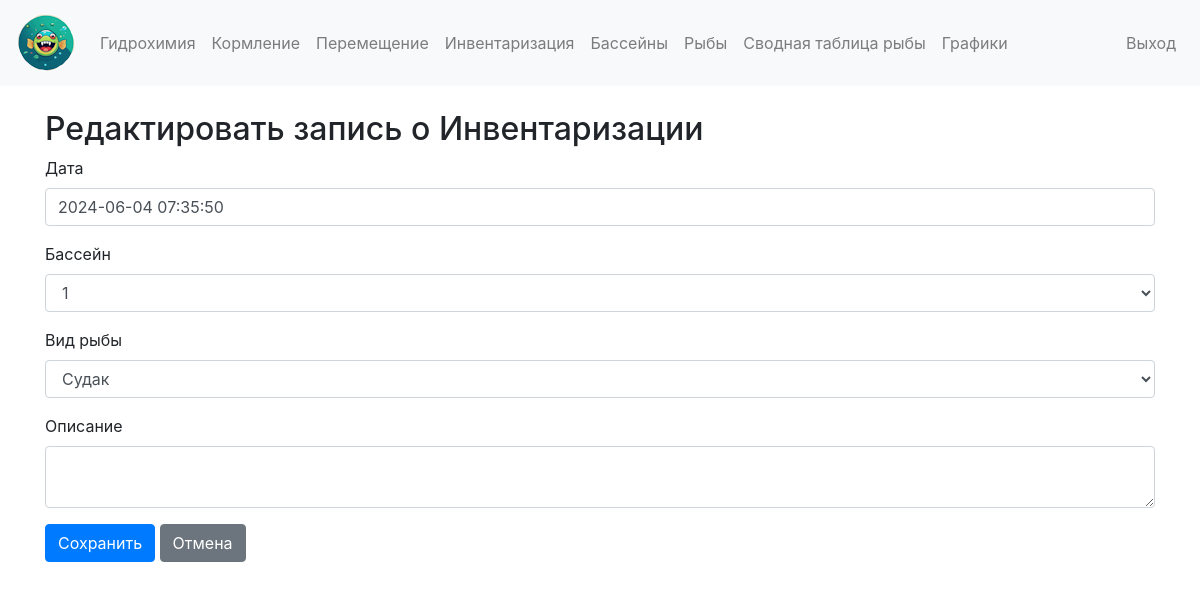
The app's page /fish_inventory/edit/1 (signed in) with its own data.
### app/models.py (models this page shows)
class FishInventory(db.Model):
    id = db.Column(db.Integer, primary_key=True)
    control_date = db.Column(db.Integer, nullable=False)
    pool_id = db.Column(db.Integer, db.ForeignKey('pool.id'), nullable=False)
    fish_type_id = db.Column(db.Integer, db.ForeignKey('fish_type.id'), nullable=False)
    control_desc = db.Column(db.Text, nullable=True)
    pool = db.relationship('Pool', backref=db.backref('fish_inventories', lazy=True))
    fish_type = db.relationship('FishType', backref=db.backref('fish_inventories', lazy=True))

### app/app.py (the view, shortened to what this page needs)
@app.route('/fish_inventory/edit/<int:inventory_id>', methods=['GET', 'POST'])
@login_required
def edit_fish_inventory(inventory_id):
    fish_inventory = FishInventory.query.get_or_404(inventory_id)
    form = FishInventoryForm(obj=fish_inventory)
    form.pool_id.choices = [(pool.id, pool.name) for pool in Pool.query.all()]
    form.fish_type_id.choices = [(fish_type.id, fish_type.name) for fish_type in FishType.query.all()]
    if request.method == 'GET':
        form.control_date.data = datetime.fromtimestamp(fish_inventory.control_date)
    return render_template('edit_fish_inventory.html', form=form, fish_inventory=fish_inventory)

### app/forms.py
class FishInventoryForm(FlaskForm):
    control_date = DateTimeField('Дата', default=datetime.utcnow(), format='%Y-%m-%d %H:%M:%S', validators=[DataRequired()])
    pool_id = SelectField('Бассейн', coerce=int, validators=[DataRequired()])
    fish_type_id = SelectField('Вид рыбы', coerce=int, validators=[DataRequired()])
    control_desc = TextAreaField('Описание', validators=[Optional()])
    submit = SubmitField('Сохранить')

### app/app.py (called while the page is built)
@login_manager.user_loader
def load_user(user_id):
    return User.query.get(int(user_id))

### app/templates/edit_fish_inventory.html (shortened to what this page needs)
{% extends "base.html" %}
{% block content %}
<h2>{{ 'Редактировать запись о Инвентаризации' if fish_inventory else 'Новая запись о Инвентаризации' }}</h2>
<form method="POST">
    <div class="form-group">
        {{ form.control_date.label(class="form-control-label") }}
        {{ form.control_date(class="form-control") }}
    </div>
    <div class="form-group">
        {{ form.pool_id.label(class="form-control-label") }}
        {{ form.pool_id(class="form-control") }}
    </div>
    <div class="form-group">
        {{ form.fish_type_id.label(class="form-control-label") }}
        {{ form.fish_type_id(class="form-control") }}
    </div>
    <div class="form-group">
        {{ form.control_desc.label(class="form-control-label") }}
        {{ form.control_desc(class="form-control") }}
    </div>
    <div class="form-group">
        {{ form.submit(class="btn btn-primary") }}
        <a href="{{ url_for('inventory') }}" class="btn btn-secondary">Отмена</a>
    </div>
</form>
{% endblock %}

### records on screen
FishInventory: control_date "2024-06-04 07:35:50", pool_id "1", fish_type_id "Судак"
